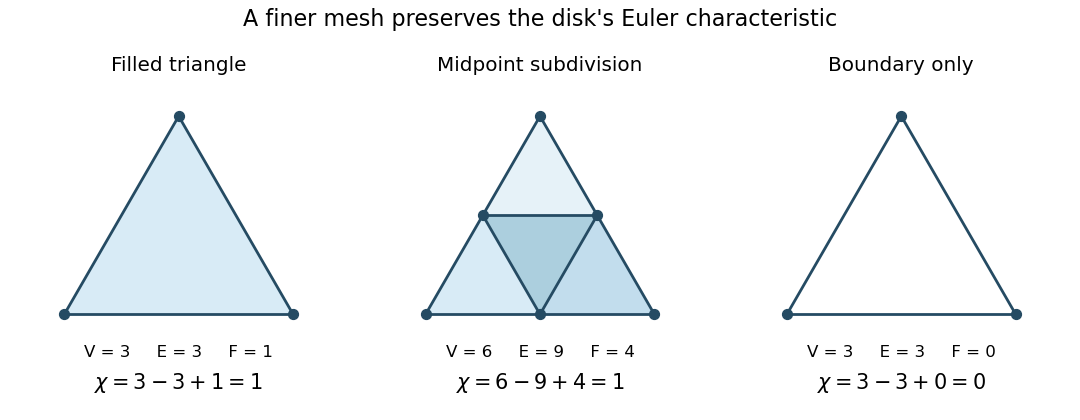

The script that drew this image:
"""Draw a disk subdivision and its boundary; run from _media to save the PNG.

Tested with Python 3.14, matplotlib 3.10.7 and numpy 2.3.5.
"""
from itertools import combinations
from pathlib import Path

import matplotlib.pyplot as plt
import numpy as np
from matplotlib.collections import PolyCollection


def simplicial_counts(faces):
    """Count distinct nonempty faces, including all lower-dimensional faces."""
    cells = [set() for _ in range(max(map(len, faces)))]
    for face in faces:
        for size in range(1, len(face) + 1):
            cells[size - 1].update(combinations(sorted(face), size))
    return tuple(map(len, cells)), cells


def main():
    points = np.array([[0, 0], [2, 0], [1, np.sqrt(3)],
                       [1, 0], [1.5, np.sqrt(3) / 2],
                       [0.5, np.sqrt(3) / 2]])
    examples = [
        ("Filled triangle", [(0, 1, 2)], (3, 3, 1)),
        ("Midpoint subdivision", [(0, 3, 5), (3, 1, 4),
                                  (5, 4, 2), (3, 4, 5)], (6, 9, 4)),
        ("Boundary only", [(0, 1), (1, 2), (0, 2)], (3, 3)),
    ]
    plt.rcParams.update({"font.size": 12, "figure.facecolor": "white"})
    fig, axes = plt.subplots(1, 3, figsize=(10.8, 4.2))
    for ax, (title, faces, expected) in zip(axes, examples):
        counts, cells = simplicial_counts(faces)
        assert counts == expected
        if len(cells) == 3:
            ax.add_collection(PolyCollection([points[list(f)] for f in sorted(cells[2])],
                              facecolors=["#d8ebf6", "#c2dded", "#e6f2f8", "#accfde"],
                              edgecolors="none"))
        for edge in sorted(cells[1]):
            ax.plot(*points[list(edge)].T, color="#254b63", linewidth=2)
        vertices = [v[0] for v in sorted(cells[0])]
        ax.scatter(*points[vertices].T, s=50, color="#254b63", zorder=4)
        chi = sum((-1) ** i * c for i, c in enumerate(counts))
        v, e = counts[:2]
        f = counts[2] if len(counts) > 2 else 0
        ax.text(1, -0.37, f"V = {v}     E = {e}     F = {f}", ha="center")
        ax.text(1, -0.65, rf"$\chi={v}-{e}+{f}={chi}$", ha="center", fontsize=15)
        ax.set(title=title, xlim=(-0.2, 2.2), ylim=(-0.85, 2.05), aspect="equal")
        ax.axis("off")
    fig.suptitle("A finer mesh preserves the disk's Euler characteristic", fontsize=16)
    fig.subplots_adjust(left=0.02, right=0.98, bottom=0.02, top=0.81, wspace=0.15)
    fig.savefig(Path(__file__).stem + ".png", dpi=100, facecolor="white", transparent=False)
    plt.close(fig)


if __name__ == "__main__":
    main()
